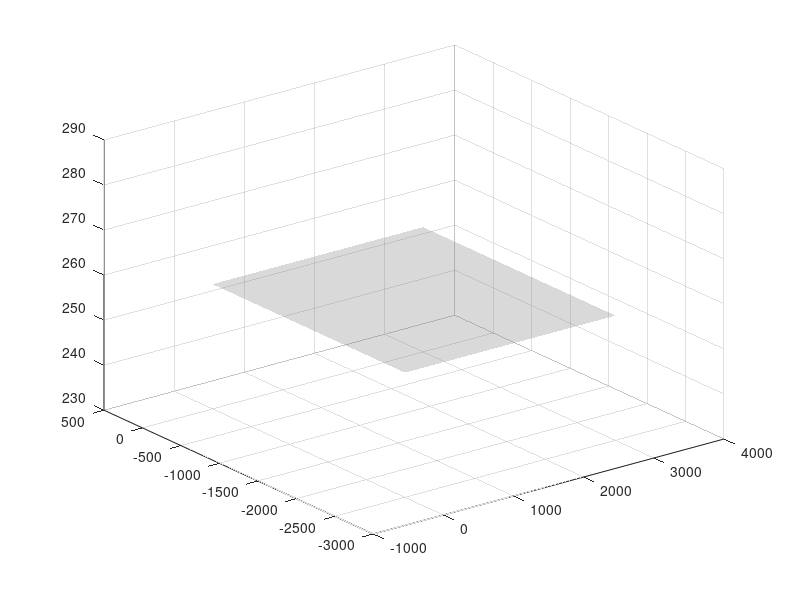

This figure's MATLAB source:
function ground = plot_ground_function()

    % Define the four points
P1 = [0,0,257.69];
P2 = [3000, 0, 257.69];
P3 = [3000, -2500, 257.69];
P4 = [0, -2500, 257.69];

% Use three points to define the plane
% Calculate two vectors on the plane
v1 = P2 - P1;
v2 = P3 - P1;

% Calculate the normal vector to the plane
normal = cross(v1, v2);

% Plane equation: normal(1)*X + normal(2)*Y + normal(3)*Z = D
D = dot(normal, P1);

% Define a grid over the desired plotting range
[xGrid, yGrid] = meshgrid(linspace(min([P1(1), P2(1), P3(1), P4(1)]) - 1, max([P1(1), P2(1), P3(1), P4(1)]) + 1, 10), ...
                          linspace(min([P1(2), P2(2), P3(2), P4(2)]) - 1, max([P1(2), P2(2), P3(2), P4(2)]) + 1, 10));

% Solve for Z over the grid
zGrid = (D - normal(1) * xGrid - normal(2) * yGrid) / normal(3);

% Plot the points
% figure;
% plot3(P1(1), P1(2), P1(3), 'ro', 'MarkerSize', 10, 'MarkerFaceColor', 'r');
% hold on;
% plot3(P2(1), P2(2), P2(3), 'go', 'MarkerSize', 10, 'MarkerFaceColor', 'g');
% plot3(P3(1), P3(2), P3(3), 'bo', 'MarkerSize', 10, 'MarkerFaceColor', 'b');
% plot3(P4(1), P4(2), P4(3), 'ko', 'MarkerSize', 10, 'MarkerFaceColor', 'k');

% Plot the plane
% surf(xGrid, yGrid, zGrid, 'FaceAlpha', 0.5);
ground = surf(xGrid, yGrid, zGrid, 'FaceColor', [0.5, 0.5, 0.5], 'FaceAlpha', .3, 'EdgeColor', 'none','HandleVisibility','off');


end